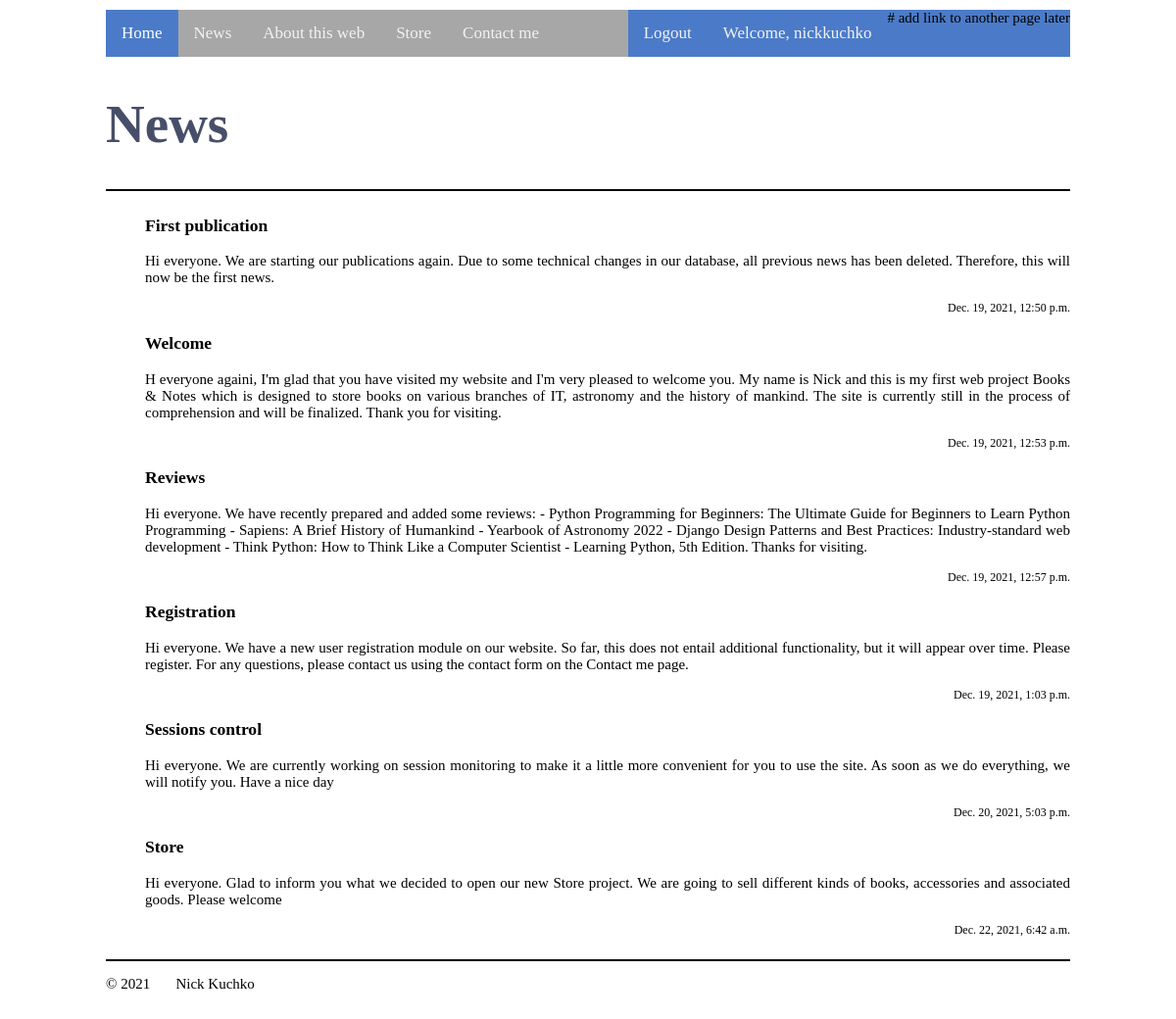
Page /news/ (signed in) on the committed database.
### app1/models.py (models this page shows, shortened)
class News(models.Model):
    news_title = models.CharField(max_length=100)
    news_content = models.TextField(max_length=2500, null=True)
    time_create = models.DateTimeField(auto_now_add=True)
    time_update = models.DateTimeField(auto_now=True)
    is_published = models.BooleanField(default=True)

### app1/views.py (the view)
# urls.py: path('news/', news, name='news'),
def news(request):
    nws = News.objects.all()
    context1 = {
        'news': nws,
        'menu': menu,
        'title': "News"
    }
    return render(request, 'app1/news.html', context=context1)

### app1/templates/app1/news.html (shortened to what this page needs)
{% load static %}
<!DOCTYPE html>
<html lang="en">
<head>
    <link type="text/css" href="{% static 'app1/css/styles.css' %}" rel="stylesheet" />
</head>
<body class="Site">
    <header>
    <div class="topnav">
        <a class="active" href="{% url 'home' %}">Home</a>
            {% for m in menu %}
            <a href="{% url m.url_name %}">{{ m.title }}</a>
            {% endfor %}
        {% if user.is_authenticated %}
            <div class="authorisation">
            <a href="{% url 'logout' %}">Logout</a> <a href="#">Welcome, {{user.username}}</a>  # add link to another page later
            </div>
        {% else %}
            <div class="authorisation">
                <a href="{% url 'register' %}">Sign up</a> <a href="{% url 'login' %}">Log in</a>
            </div>
        {% endif %}
    </div>
        <h1>News</h1>
        <hr>
    </header>
    <main class="Site-content">
        <div class="Main1">
            <ul>
                {% for n in news %}
                <dt>
                    <h3>{{ n.news_title }}</h3>
                    <p>{{ n.news_content }}</p>
                    <div class="date">
                        <p>{{ n.time_create }}</p>
                    </div>
                </dt>
                {% endfor %}
            </ul>
        </div>
    </main>
    <footer>
        <hr>
        <p> &copy 2021 &nbsp&nbsp&nbsp&nbsp&nbsp Nick Kuchko</p>
    </footer>
</body>
</html>

### app1/static/app1/css/styles.css (style rules this page uses)
body { padding: 2px 100px; font-size: 15px; }
h1 { margin-bottom: 35px; font-size: 55px; color: #474E69; }
.topnav { background-color: #a8a7a7; overflow: hidden; }
.topnav a { float: left; color: #f2f2f2; text-align: center; padding: 14px 16px; text-decoration: none; font-size: 17px; }
.topnav a.active { background-color: #4b7bc8; color: white; }
.authorisation { float: right; background-color: #4b7bc8; }
.Main1 { text-align: justify; }
.date { text-align: right; font-size: 12px; }
.Site { display: flex; min-height: 100vh; flex-direction: column; }
.Site-content { flex: 1; }
hr { display: block; margin-top: 0.5em; margin-bottom: 0.5em; margin-left: auto; margin-right: auto; border-style: double; border-width: 1px; }

### rows in the picture
News: news_title "First publication", news_content "Hi everyone. We are starting our publications again. Due to some technical changes in our database, all previous news has been deleted. Therefore, this will now be the first news.", time_create "Dec. 19, 2021, 12:50 p.m."
News: news_title "Welcome", news_content "H everyone againi, I'm glad that you have visited my website and I'm very pleased to welcome you. My name is Nick and this is my first web project Books & Notes which is designed to store books on various branches of IT, astronomy and the history of mankind. The site is currently still in the process of comprehension and will be finalized. Thank you for visiting.", time_create "Dec. 19, 2021, 12:53 p.m."
News: news_title "Reviews", news_content "Hi everyone. We have recently prepared and added some reviews: - Python Programming for Beginners: The Ultimate Guide for Beginners to Learn Python Programming - Sapiens: A Brief History of Humankind - Yearbook of Astronomy 2022 - Django Design Patterns and Best Practices: Industry-standard web development - Think Python: How to Think Like a Computer Scientist - Learning Python, 5th Edition. Thanks for visiting.", time_create "Dec. 19, 2021, 12:57 p.m."
News: news_title "Registration", news_content "Hi everyone. We have a new user registration module on our website. So far, this does not entail additional functionality, but it will appear over time. Please register. For any questions, please contact us using the contact form on the Contact me page.", time_create "Dec. 19, 2021, 1:03 p.m."
News: news_title "Sessions control", news_content "Hi everyone. We are currently working on session monitoring to make it a little more convenient for you to use the site. As soon as we do everything, we will notify you. Have a nice day", time_create "Dec. 20, 2021, 5:03 p.m."
News: news_title "Store", news_content "Hi everyone. Glad to inform you what we decided to open our new Store project. We are going to sell different kinds of books, accessories and associated goods. Please welcome", time_create "Dec. 22, 2021, 6:42 a.m."

### other values in the picture
{{ m.title }} "News" "About this web" "Store" "Contact me"
{{ user.username }} "nickkuchko"
